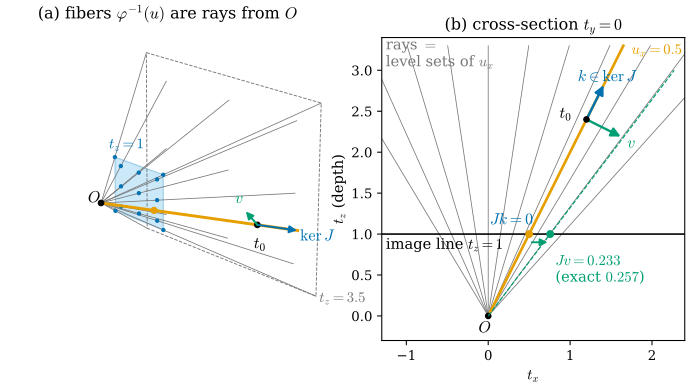

Reproduce this figure in Python.
"""Figure 27.1.1: the fibers of the pinhole projection are rays, and ker J is the ray direction (Section 27.1).

(a) 3D: camera center O, the image plane t_z = 1 (normalized camera, f = 1, c = 0), the plane t_z = 3.5 (dashed), and
    the rays (fibers) through a 3 x 3 grid of image points and the four corners. One ray (orange) passes through ubar_0 = (0.5, 0.25); on it the point t_0 = 3 (0.5, 0.25, 1).
(b) The cross-section t_y = 0: rays through u_x = -0.6, ..., 0.9 (gray, every ray is a level set of u_x), the image
    line t_z = 1, the point t_0 = (1.2, 2.4) (u_x = 0.5). Blue arrow: k = 0.5 t_0/|t_0| (ker J). Green arrow: v, the
    same length, perpendicular to the ray. Dashed lines from O through t_0 + k and t_0 + v show where the moved points
    land on the image line: t_0 + k lands exactly on u_x = 0.5, t_0 + v lands at u_x = 0.5 + 0.257 (exact) and the
    linear prediction J v = 0.233.
Also writes an interactive plotly version with the same rays and arrows.
Self-checks: J t_0 = 0, phi(t_0 + k) = phi(t_0), the exact and linear displacements agree to first order.

Run from the project root: ``PYTHONPATH=tools python3 chapters/27-cameras-rays/figures/fig-27-1-1-fibers-kernel.py``
"""

import os

os.environ.setdefault("OMP_NUM_THREADS", "4")
os.environ.setdefault("OPENBLAS_NUM_THREADS", "4")

from pathlib import Path

import dgfig

dgfig.setup()

import matplotlib.pyplot as plt
import numpy as np

C = dgfig.COLORS


def phi(t):
    return np.array([t[0] / t[2], t[1] / t[2]])


def Jmat(t):
    return np.array([[1 / t[2], 0, -t[0] / t[2] ** 2], [0, 1 / t[2], -t[1] / t[2] ** 2]])


# ---------------------------------------------------------------- (a) 3D
ub0 = np.array([0.5, 0.25])
t0 = 3.0 * np.array([ub0[0], ub0[1], 1.0])
assert np.allclose(Jmat(t0) @ t0, 0)
assert np.allclose(phi(2.0 * t0), phi(t0))
k3 = 0.9 * t0 / np.linalg.norm(t0)
v3 = np.cross(t0, [0, 1.0, 0])
v3 = 0.9 * v3 / np.linalg.norm(v3)

fig = plt.figure(figsize=(9.6, 4.4))
gs = fig.add_gridspec(1, 2, width_ratios=[1.3, 1.0], wspace=0.05)
ax = dgfig.axes3d(fig, pos=gs[0], elev=18, azim=-40)
from mpl_toolkits.mplot3d.art3d import Poly3DCollection

# plot coordinates (t_x, t_z, -t_y): depth goes into the picture, t_y (image "down") points down
P = lambda q: np.array([q[0], q[2], -q[1]])
W2, H2 = 0.8, 0.6
rect = np.array([[-W2, -H2, 1], [W2, -H2, 1], [W2, H2, 1], [-W2, H2, 1]])
ax.add_collection3d(Poly3DCollection([np.array([P(q) for q in rect])], facecolor=C["region"], alpha=0.3,
                                     edgecolor=C["tangent"], lw=0.9))
DFAR = 3.5
far = DFAR * rect
farc = np.array([P(q) for q in np.vstack([far, far[:1]])])
ax.plot(farc[:, 0], farc[:, 1], farc[:, 2], color=C["aux"], lw=0.7, ls="--", zorder=1)
gx, gy = np.linspace(-0.6, 0.6, 3), np.linspace(-0.45, 0.45, 3)
ray_dirs = [np.array([a_, b_, 1.0]) for a_ in gx for b_ in gy] + [q for q in rect]
for dvec in ray_dirs:
    pts = np.array([P([0, 0, 0]), P(DFAR * dvec)])
    ax.plot(pts[:, 0], pts[:, 1], pts[:, 2], color=C["aux"], lw=0.6, zorder=2)
    ax.scatter(*P(dvec), color=C["tangent"], s=6, zorder=4)
end0 = 3.8 * np.array([ub0[0], ub0[1], 1.0])
pts = np.array([P([0, 0, 0]), P(end0)])
ax.plot(pts[:, 0], pts[:, 1], pts[:, 2], color=C["accent"], lw=2.2, zorder=5)
ax.scatter(*P([0, 0, 0]), color="k", s=18, zorder=8)
ax.text(*(P([0, 0, 0]) + np.array([-0.45, 0.0, -0.1])), r"$O$", fontsize=12)
ax.scatter(*P(t0), color="k", s=18, zorder=8)
ax.text(*(P(t0) + np.array([-0.1, 0.0, -0.55])), r"$t_0$", fontsize=12)
dgfig.arrow3d(ax, P(t0), P(k3), role="tangent")
ax.text(*(P(t0 + k3) + np.array([0.1, 0.0, -0.2])), r"$\ker J$", fontsize=12, color=C["tangent"])
dgfig.arrow3d(ax, P(t0), P(v3), role="third")
ax.text(*(P(t0 + v3) + np.array([-0.35, 0.0, 0.1])), r"$v$", fontsize=12, color=C["third"])
ax.scatter(*P([ub0[0], ub0[1], 1.0]), color=C["accent"], s=22, zorder=8)
ax.text(*P([-1.0, -0.75, 1.0]), r"$t_z=1$", fontsize=11, color=C["tangent"])
ax.text(*P([2.9, 2.2, DFAR]), r"$t_z=3.5$", fontsize=11, color=C["aux"])
ax.set_xlim(-2.8, 2.8)
ax.set_ylim(0, 3.8)
ax.set_zlim(-2.1, 2.1)
ax.set_box_aspect((5.6, 3.8, 4.2), zoom=1.12)
ax.set_title(r"(a) fibers $\varphi^{-1}(u)$ are rays from $O$", fontsize=12)

# ---------------------------------------------------------------- (b) cross-section t_y = 0
ax2 = fig.add_subplot(gs[1])
t0b = np.array([1.2, 0.0, 2.4])
L = 0.5
kb = L * t0b / np.linalg.norm(t0b)
vb = L * np.array([t0b[2], 0, -t0b[0]]) / np.linalg.norm(t0b)        # perpendicular, pointing to larger u_x
assert abs(kb @ vb) < 1e-12
assert np.isclose(phi(t0b + kb)[0], phi(t0b)[0])
du_exact = phi(t0b + vb)[0] - phi(t0b)[0]
du_lin = (Jmat(t0b) @ vb)[0]
assert abs(du_exact - 0.2569) < 1e-3 and abs(du_lin - 0.2329) < 1e-3, (du_exact, du_lin)
for a in np.arange(-0.6, 0.91, 0.15):
    ax2.plot([0, 3.3 * a], [0, 3.3], color=C["aux"], lw=0.6, zorder=1)
ax2.plot([0, 3.3 * 0.5], [0, 3.3], color=C["accent"], lw=2.0, zorder=2)
ax2.plot([-1.3, 2.4], [1, 1], color="k", lw=1.2, zorder=2)
ax2.text(-1.25, 0.82, r"image line $t_z=1$", fontsize=11)
ax2.annotate("", xy=(t0b + kb)[[0, 2]], xytext=t0b[[0, 2]],
             arrowprops=dict(arrowstyle="-|>", color=C["tangent"], lw=1.8, mutation_scale=14), zorder=5)
ax2.annotate("", xy=(t0b + vb)[[0, 2]], xytext=t0b[[0, 2]],
             arrowprops=dict(arrowstyle="-|>", color=C["third"], lw=1.8, mutation_scale=14), zorder=5)
ax2.plot(*t0b[[0, 2]], "ko", ms=4, zorder=6)
ax2.text(t0b[0] - 0.33, t0b[2] + 0.02, r"$t_0$", fontsize=12)
ax2.text((t0b + kb)[0] - 0.33, (t0b + kb)[2] + 0.02, r"$k\in\ker J$", fontsize=12, color=C["tangent"])
ax2.text((t0b + vb)[0] + 0.05, (t0b + vb)[2] - 0.12, r"$v$", fontsize=12, color=C["third"])
# where t0 + v lands
tv = t0b + vb
ax2.plot([0, tv[0] / tv[2] * 3.0], [0, 3.0], color=C["third"], lw=0.9, ls="--", zorder=3)
ax2.plot([0.5], [1], "o", color=C["accent"], ms=5, zorder=6)
ax2.plot([0.5 + du_exact], [1], "o", color=C["third"], ms=5, zorder=6)
ax2.annotate("", xy=(0.5 + du_exact, 0.9), xytext=(0.5, 0.9),
             arrowprops=dict(arrowstyle="-|>", color=C["third"], lw=1.4, mutation_scale=11))
ax2.text(0.82, 0.42, r"$Jv=0.233$" + "\n" + r"(exact $0.257$)", fontsize=11, color=C["third"])
ax2.text(0.02, 1.12, r"$Jk=0$", fontsize=12, color=C["tangent"])
ax2.plot(0, 0, "ko", ms=4)
ax2.text(-0.12, -0.2, r"$O$", fontsize=12)
ax2.text(1.75, 3.2, r"$u_x=0.5$", fontsize=11, color=C["accent"])
ax2.text(-1.25, 3.05, r"rays $=$" + "\n" + r"level sets of $u_x$", fontsize=11, color=C["aux"])
ax2.set_xlim(-1.3, 2.4)
ax2.set_ylim(-0.3, 3.4)
ax2.set_aspect("equal")
ax2.set_xlabel(r"$t_x$")
ax2.set_ylabel(r"$t_z$ (depth)")
ax2.set_title(r"(b) cross-section $t_y=0$", fontsize=12)
dgfig.save(fig, __file__)

# ---------------------------------------------------------------- interactive version
import plotly.graph_objects as go

traces = []
for dvec in ray_dirs:
    end = DFAR * dvec
    traces.append(go.Scatter3d(x=[0, end[0]], y=[0, end[1]], z=[0, end[2]], mode="lines",
                               line=dict(color="#999999", width=2), hoverinfo="skip", showlegend=False))
traces.append(go.Scatter3d(x=[0, end0[0]], y=[0, end0[1]], z=[0, end0[2]], mode="lines",
                           line=dict(color=C["accent"], width=6), name="ray through u0"))
traces.append(go.Mesh3d(x=rect[:4, 0], y=rect[:4, 1], z=rect[:4, 2], i=[0, 0], j=[1, 2], k=[2, 3],
                        color=C["region"], opacity=0.3, hoverinfo="skip"))
for vec, col, nm in [(k3, C["tangent"], "ker J (along the ray)"), (v3, C["third"], "v (across the ray)")]:
    e = t0 + vec
    traces.append(go.Scatter3d(x=[t0[0], e[0]], y=[t0[1], e[1]], z=[t0[2], e[2]], mode="lines",
                               line=dict(color=col, width=7), name=nm))
    traces.append(go.Cone(x=[e[0]], y=[e[1]], z=[e[2]], u=[vec[0]], v=[vec[1]], w=[vec[2]], sizemode="absolute",
                          sizeref=0.15, anchor="tip", colorscale=[[0, col], [1, col]], showscale=False, hoverinfo="skip"))
traces.append(go.Scatter3d(x=[0, t0[0]], y=[0, t0[1]], z=[0, t0[2]], mode="markers+text", text=["O", "t0"],
                           marker=dict(size=4, color="black"), textposition="top center", hoverinfo="text"))
pfig = go.Figure(traces)
pfig.update_layout(scene=dict(aspectmode="data", xaxis_title="t_x", yaxis_title="t_y", zaxis_title="t_z (depth)",
                              camera=dict(up=dict(x=0, y=-1, z=0), eye=dict(x=1.4, y=-0.8, z=-1.2))),
                   margin=dict(l=0, r=0, t=40, b=0), showlegend=True,
                   title=dict(text="Fibers of the pinhole projection are rays; ker J points along the ray", x=0.5,
                              font=dict(size=13)))
out = Path(__file__).with_name(Path(__file__).stem + "-interactive.html")
pfig.write_html(out, include_plotlyjs="cdn", full_html=True, div_id="fig-27-1-1-interactive",
                config={"displaylogo": False})
print(f"saved {out}")
